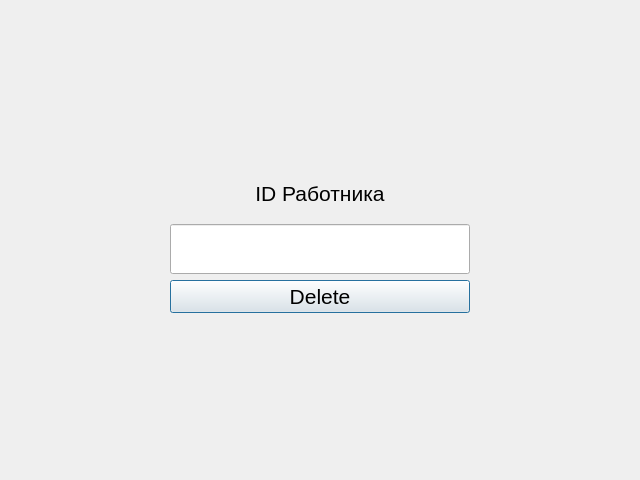
<?xml version="1.0" encoding="UTF-8"?>
<ui version="4.0">
 <class>DeletePerson</class>
 <widget class="QDialog" name="DeletePerson">
  <property name="geometry">
   <rect>
    <x>0</x>
    <y>0</y>
    <width>640</width>
    <height>480</height>
   </rect>
  </property>
  <property name="minimumSize">
   <size>
    <width>640</width>
    <height>480</height>
   </size>
  </property>
  <property name="maximumSize">
   <size>
    <width>640</width>
    <height>480</height>
   </size>
  </property>
  <property name="windowTitle">
   <string>Dialog</string>
  </property>
  <layout class="QGridLayout" name="gridLayout">
   <item row="1" column="0">
    <spacer name="horizontalSpacer">
     <property name="orientation">
      <enum>Qt::Horizontal</enum>
     </property>
     <property name="sizeHint" stdset="0">
      <size>
       <width>150</width>
       <height>20</height>
      </size>
     </property>
    </spacer>
   </item>
   <item row="1" column="2">
    <spacer name="horizontalSpacer_2">
     <property name="orientation">
      <enum>Qt::Horizontal</enum>
     </property>
     <property name="sizeHint" stdset="0">
      <size>
       <width>40</width>
       <height>20</height>
      </size>
     </property>
    </spacer>
   </item>
   <item row="1" column="1">
    <layout class="QVBoxLayout" name="verticalLayout_2">
     <item>
      <layout class="QVBoxLayout" name="verticalLayout">
       <item>
        <widget class="QLabel" name="label">
         <property name="minimumSize">
          <size>
           <width>300</width>
           <height>50</height>
          </size>
         </property>
         <property name="maximumSize">
          <size>
           <width>300</width>
           <height>50</height>
          </size>
         </property>
         <property name="font">
          <font>
           <pointsize>16</pointsize>
          </font>
         </property>
         <property name="text">
          <string>ID Работника</string>
         </property>
         <property name="alignment">
          <set>Qt::AlignCenter</set>
         </property>
        </widget>
       </item>
       <item>
        <widget class="QLineEdit" name="id">
         <property name="minimumSize">
          <size>
           <width>300</width>
           <height>50</height>
          </size>
         </property>
         <property name="maximumSize">
          <size>
           <width>300</width>
           <height>50</height>
          </size>
         </property>
         <property name="font">
          <font>
           <pointsize>16</pointsize>
          </font>
         </property>
         <property name="alignment">
          <set>Qt::AlignCenter</set>
         </property>
        </widget>
       </item>
      </layout>
     </item>
     <item>
      <widget class="QPushButton" name="Delete">
       <property name="font">
        <font>
         <pointsize>16</pointsize>
        </font>
       </property>
       <property name="text">
        <string>Delete</string>
       </property>
      </widget>
     </item>
    </layout>
   </item>
   <item row="0" column="1">
    <spacer name="verticalSpacer">
     <property name="orientation">
      <enum>Qt::Vertical</enum>
     </property>
     <property name="sizeHint" stdset="0">
      <size>
       <width>20</width>
       <height>40</height>
      </size>
     </property>
    </spacer>
   </item>
   <item row="2" column="1">
    <spacer name="verticalSpacer_2">
     <property name="orientation">
      <enum>Qt::Vertical</enum>
     </property>
     <property name="sizeHint" stdset="0">
      <size>
       <width>20</width>
       <height>40</height>
      </size>
     </property>
    </spacer>
   </item>
  </layout>
 </widget>
 <resources/>
 <connections/>
</ui>
